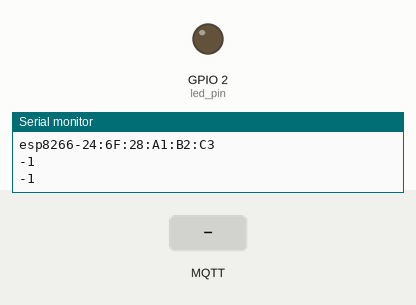
Recording of a sketch running on a simulated ESP8266 (NodeMCU). Parts: output pins drawn as LEDs (lit = HIGH), the last lines printed to the serial monitor. The inputs (shaded band) are chosen by the test bench. WiFi joins after 1.5 s; servers stay silent unless stated; no MQTT or app messages arrive unless stated.

Above: at 2.7 s.
2.8 s: MQTT message "OFF" arrives on the first subscribed topic
At 4.5 s:
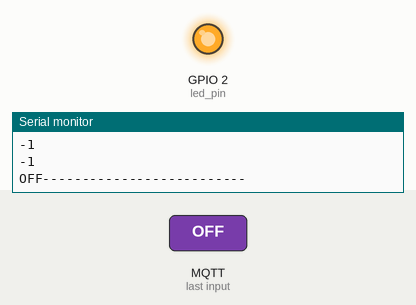
7.0 s: MQTT message "ON" arrives on the first subscribed topic
At 8.9 s:
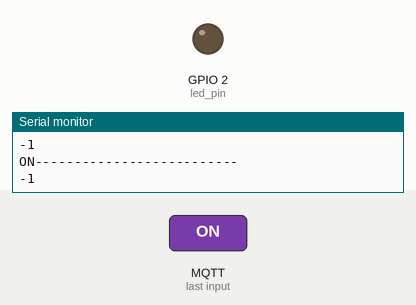
Timing chart, 0 to 10.4 s (numbered marks = the images above; inputs shaded):
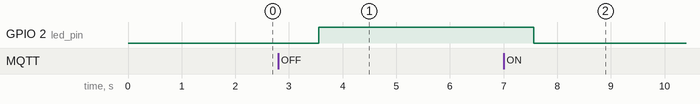

The sketch:

sketch_nov24.ino
```cpp
#include "Config.h"
#include "Server.h"
#include "WIF.h"
#include "MQTT.h"


String unique_topic="da";
void setup() {
  Serial.begin(115200);
  pinMode(led_pin,OUTPUT);
  pinMode(A0,INPUT);
  WIFI_init(MODE_AP);
  server_init();
  MQTT_init();
  //String unique_topic="da";
  mqtt_client.subscribe((unique_topic+"/command").c_str());
}

void loop() {
  server.handleClient();
  int sensor = Serial.read();
  Serial.println(sensor);
  mqtt_client.publish((unique_topic+"/state").c_str(), (String(sensor)).c_str());
  mqtt_client.loop();
  delay(1000);
}
```

MQTT.h
```cpp
#include <PubSubClient.h>

PubSubClient mqtt_client(wificlient);

void callback(char* topic, byte* payload, unsigned int len)
{
  String payload_string = "";

  for (auto i = 0; i < len; i++) {
    payload_string += char(payload[i]);
    Serial.print(char(payload[i]));
  }
/*
  if (payload_string == "LOW") {
    digitalWrite(led_pin, LOW);
  } else {
    digitalWrite(led_pin, HIGH);
  }
  */
  if (payload_string == "OFF") {
    digitalWrite(led_pin, HIGH);
  } else
  if (payload_string == "ON") {
    digitalWrite(led_pin, LOW);
  }
  Serial.println("--------------------------");
}

void MQTT_init()
{
  mqtt_client.setServer(mqtt_broker, mqtt_port);
  mqtt_client.setCallback(callback);
  String client_id="esp8266-"+String(WiFi.macAddress());
  while(! mqtt_client.connected())
  {
    if(mqtt_client.connect(client_id.c_str()))
    {
      Serial.println("MQTT CONNECTED");
      Serial.println(client_id);
    }
    else
    {
      Serial.println("MQTT FAILED");
      delay(1000);
    }
  }
}
```

Server.h
```cpp
#include<ESP8266WebServer.h>

ESP8266WebServer server(80);

void handleRoot()
{
  server.send(200,
            "text/html",
            "<form action=\"LED\" method=\"Post\"><input type=\"submit\" value=\"Toggle LED\"></form>");
}

void handleLED()
{
  digitalWrite(led_pin, !digitalRead(led_pin));
  server.sendHeader("Location","/");
  server.send(303);
}

void server_init()
{
  server.on("/", HTTP_GET, handleRoot);
  server.on("/LED", HTTP_POST, handleLED);
  server.begin();
  Serial.println("HTTP server started");
}


void handleSensor() {
  auto sensor_value = analogRead(A0);
  server.send(
    200,
    "text/html",
    "Sensor value: " + String(sensor_value)
  );
}
```

WIF.h
```cpp
#include<ESP8266WiFi.h>
#include<WiFiClient.h>
#include<ESP8266WiFiMulti.h>

ESP8266WiFiMulti wifimulti;
WiFiClient wificlient;

String ip="IP UNSET";

String id()
{
  uint8_t mac[WL_MAC_ADDR_LENGTH];
  WiFi.softAPmacAddress(mac);
  String macID=String(mac[WL_MAC_ADDR_LENGTH-2])+String(mac[WL_MAC_ADDR_LENGTH-1]);
  return macID;
}

bool StartAP()
{
  WiFi.disconnect();
  IPAddress apIP(192,168,4,1);
  WiFi.mode(WIFI_AP);
  WiFi.softAPConfig(apIP, apIP, IPAddress(255,255,255,0));
  WiFi.softAP((ssidAP + " " + id()).c_str(), passwordAP.c_str());
  Serial.println("WIFI AP start " + ssidAP + " " + id());
  return true;
}

bool startCLI()
{
  wifimulti.addAP(ssidCLI.c_str(), passwordCLI.c_str());
  //wifimulti.addAP(ssidCLI1, passwordCLI1);
  while(wifimulti.run()!=WL_CONNECTED)
  {
    delay(1);
  }
  return true;
}

void WIFI_init(bool mode_ap)
{
  if(mode_ap)
  {
    StartAP();
    ip=WiFi.softAPIP().toString();
  }
  else
  {
    startCLI();
    ip=WiFi.localIP().toString();
  }
  Serial.println("IP Adress: ");
  Serial.println(ip);
}
```

Config.h
```cpp
String ssidAP="esp8266";
String passwordAP = "12345678";
int led_pin=2;

//String ssidCLI="AndroidAP50DB";
//String passwordCLI="gkzf1590";

String ssidCLI="Honor 8X";
String passwordCLI="387008179";

const bool MODE_AP=false;

const char * mqtt_broker="broker.emqx.io";
int mqtt_port=1883;

String client_id="MQTTNOTSET";
```

Measured:
- after the input at 2.8 s, GPIO 2 (led_pin): LOW → HIGH after 0.76 s
- after the input at 7.0 s, GPIO 2 (led_pin): HIGH → LOW after 0.56 s
